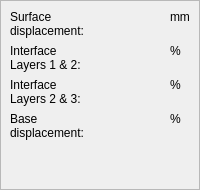
          <widget class="QWidget" name="page_displacementProfile">
           <layout class="QGridLayout" name="gridLayout_19">
            <property name="leftMargin">
             <number>0</number>
            </property>
            <property name="topMargin">
             <number>0</number>
            </property>
            <property name="rightMargin">
             <number>0</number>
            </property>
            <property name="bottomMargin">
             <number>0</number>
            </property>
            <item row="0" column="0">
             <widget class="QFrame" name="soilMotionFrame">
              <property name="frameShape">
               <enum>QFrame::StyledPanel</enum>
              </property>
              <property name="frameShadow">
               <enum>QFrame::Raised</enum>
              </property>
              <layout class="QGridLayout" name="gridLayout_20">
               <item row="4" column="1">
                <spacer name="verticalSpacer_4">
                 <property name="orientation">
                  <enum>Qt::Vertical</enum>
                 </property>
                 <property name="sizeHint" stdset="0">
                  <size>
                   <width>20</width>
                   <height>40</height>
                  </size>
                 </property>
                </spacer>
               </item>
               <item row="1" column="0">
                <widget class="QLabel" name="label_Interface12">
                 <property name="text">
                  <string>Interface
Layers 1 &amp; 2:</string>
                 </property>
                 <property name="alignment">
                  <set>Qt::AlignLeading|Qt::AlignLeft|Qt::AlignTop</set>
                 </property>
                </widget>
               </item>
               <item row="0" column="0">
                <widget class="QLabel" name="label_SurfaceDisplacement">
                 <property name="text">
                  <string>Surface
displacement:</string>
                 </property>
                 <property name="alignment">
                  <set>Qt::AlignLeading|Qt::AlignLeft|Qt::AlignTop</set>
                 </property>
                </widget>
               </item>
               <item row="1" column="2">
                <widget class="QLabel" name="label_unitInterface12">
                 <property name="text">
                  <string>%</string>
                 </property>
                 <property name="alignment">
                  <set>Qt::AlignLeading|Qt::AlignLeft|Qt::AlignTop</set>
                 </property>
                </widget>
               </item>
               <item row="3" column="0">
                <widget class="QLabel" name="label_BaseDisplacement">
                 <property name="text">
                  <string>Base
displacement:</string>
                 </property>
                 <property name="alignment">
                  <set>Qt::AlignLeading|Qt::AlignLeft|Qt::AlignTop</set>
                 </property>
                </widget>
               </item>
               <item row="0" column="1">
                <widget class="SCtrInputGroup" name="SurfaceDisplacementCtrl">
                 <property name="sizePolicy">
                  <sizepolicy hsizetype="Preferred" vsizetype="Preferred">
                   <horstretch>1</horstretch>
                   <verstretch>0</verstretch>
                  </sizepolicy>
                 </property>
                 <property name="frameShape">
                  <enum>QFrame::NoFrame</enum>
                 </property>
                 <property name="frameShadow">
                  <enum>QFrame::Raised</enum>
                 </property>
                </widget>
               </item>
               <item row="2" column="1">
                <widget class="SCtrInputGroup" name="Interface23Ctrl">
                 <property name="sizePolicy">
                  <sizepolicy hsizetype="Preferred" vsizetype="Preferred">
                   <horstretch>1</horstretch>
                   <verstretch>0</verstretch>
                  </sizepolicy>
                 </property>
                 <property name="frameShape">
                  <enum>QFrame::NoFrame</enum>
                 </property>
                 <property name="frameShadow">
                  <enum>QFrame::Raised</enum>
                 </property>
                </widget>
               </item>
               <item row="1" column="1">
                <widget class="SCtrInputGroup" name="Interface12Ctrl">
                 <property name="sizePolicy">
                  <sizepolicy hsizetype="Preferred" vsizetype="Preferred">
                   <horstretch>1</horstretch>
                   <verstretch>0</verstretch>
                  </sizepolicy>
                 </property>
                 <property name="frameShape">
                  <enum>QFrame::NoFrame</enum>
                 </property>
                 <property name="frameShadow">
                  <enum>QFrame::Raised</enum>
                 </property>
                </widget>
               </item>
               <item row="3" column="1">
                <widget class="SCtrInputGroup" name="BaseDisplacementCtrl">
                 <property name="sizePolicy">
                  <sizepolicy hsizetype="Preferred" vsizetype="Preferred">
                   <horstretch>1</horstretch>
                   <verstretch>0</verstretch>
                  </sizepolicy>
                 </property>
                 <property name="frameShape">
                  <enum>QFrame::NoFrame</enum>
                 </property>
                 <property name="frameShadow">
                  <enum>QFrame::Raised</enum>
                 </property>
                </widget>
               </item>
               <item row="2" column="0">
                <widget class="QLabel" name="label_Interface23">
                 <property name="text">
                  <string>Interface
Layers 2 &amp; 3:</string>
                 </property>
                 <property name="alignment">
                  <set>Qt::AlignLeading|Qt::AlignLeft|Qt::AlignTop</set>
                 </property>
                </widget>
               </item>
               <item row="0" column="2">
                <widget class="QLabel" name="label_unitSurfaceDisplacement">
                 <property name="text">
                  <string>mm</string>
                 </property>
                 <property name="alignment">
                  <set>Qt::AlignLeading|Qt::AlignLeft|Qt::AlignTop</set>
                 </property>
                </widget>
               </item>
               <item row="3" column="2">
                <widget class="QLabel" name="label_unitBaseDisplacement">
                 <property name="text">
                  <string>%</string>
                 </property>
                 <property name="alignment">
                  <set>Qt::AlignLeading|Qt::AlignLeft|Qt::AlignTop</set>
                 </property>
                </widget>
               </item>
               <item row="2" column="2">
                <widget class="QLabel" name="label_unitInterface23">
                 <property name="text">
                  <string>%</string>
                 </property>
                 <property name="alignment">
                  <set>Qt::AlignLeading|Qt::AlignLeft|Qt::AlignTop</set>
                 </property>
                </widget>
               </item>
              </layout>
             </widget>
            </item>
           </layout>
          </widget>
